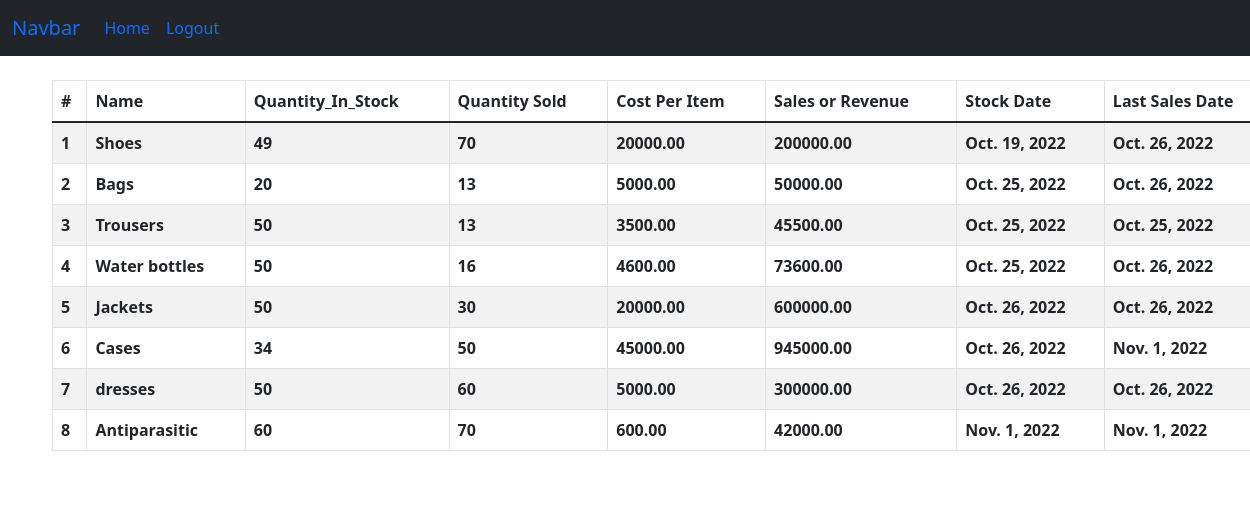
Screenshot of /inventory/ (signed in) with the database file from the repository.
### inventory/models.py (models this page shows, shortened)
class Inventory(models.Model):
    name=models.CharField(max_length=100,null='False',blank='False')
    cost_per_item=models.DecimalField(max_digits=18,decimal_places=2,null='False',blank='False')
    quantity_in_stock=models.IntegerField(null="False",blank="False")
    quantity_sold=models.IntegerField(null="False",blank="False")
    sales=models.DecimalField(max_digits=18,decimal_places=2,null='False',blank='False')
    stock_date=models.DateField(auto_now_add='True')
    last_sales_date=models.DateField(auto_now='True')

### inventory/views.py (the view)
# urls.py: path("",inventory_list,name="inventory_list"),
def inventory_list(request):
    inventories=Inventory.objects.all()
    context={
        "title":"Inventory list",
        "inventories":inventories
    }
    return render(request,"inventory/inventory_list.html",context=context)

### templates/inventory/inventory_list.html
{% extends '../layout.html' %}
{% block content  %}
<div class="content-section">
     <table class="table table-striped table-bordered table-hover">
        <thead class="thead-dark">
          <tr>
<th scope="col">#</th>
<th scope="col">Name </th>
<th scope="col"> Quantity_In_Stock</th>
<th scope="col"> Quantity Sold</th>
<th scope="col">Cost Per Item </th>
<th scope="col">Sales or Revenue </th>
<th scope="col">Stock Date </th>
<th scope="col">Last Sales Date </th>
</tr>
</thead>
<tbody>
{% for inventory in inventories %}
    <tr style="cursor: pointer;cursor:hand;">
        <th scope="row">{{ forloop.counter }}</th>
        <th scope="row">{{ inventory.name }}</th>
        <th scope="row">{{ inventory.quantity_in_stock }}</th>
        <th scope="row">{{ inventory.quantity_sold }}</th>
        <th scope="row">{{ inventory.cost_per_item }}</th>
        <th scope="row">{{ inventory.sales }}</th>
        <th scope="row">{{  inventory.stock_date}}</th>
        <th scope="row">{{  inventory.last_sales_date}}</th>
    </tr>
    {% endfor %}
</tbody>
        </table>
    </div>
{% endblock  %}

### statics/css/main.css (style rules this page uses)
body { background-color: rgb(245, 245, 245); }
.content-section { background: #fff; margin: 40px; padding: 1.5rem 1.5rem; border-radius: 10px; }

### rows the page displays
Inventory: name "Shoes", quantity_in_stock "49", quantity_sold "70", cost_per_item "20000.00", sales "200000.00", stock_date "Oct. 19, 2022", last_sales_date "Oct. 26, 2022"
Inventory: name "Bags", quantity_in_stock "20", quantity_sold "13", cost_per_item "5000.00", sales "50000.00", stock_date "Oct. 25, 2022", last_sales_date "Oct. 26, 2022"
Inventory: name "Trousers", quantity_in_stock "50", quantity_sold "13", cost_per_item "3500.00", sales "45500.00", stock_date "Oct. 25, 2022", last_sales_date "Oct. 25, 2022"
Inventory: name "Water bottles", quantity_in_stock "50", quantity_sold "16", cost_per_item "4600.00", sales "73600.00", stock_date "Oct. 25, 2022", last_sales_date "Oct. 26, 2022"
Inventory: name "Jackets", quantity_in_stock "50", quantity_sold "30", cost_per_item "20000.00", sales "600000.00", stock_date "Oct. 26, 2022", last_sales_date "Oct. 26, 2022"
Inventory: name "Cases", quantity_in_stock "34", quantity_sold "50", cost_per_item "45000.00", sales "945000.00", stock_date "Oct. 26, 2022", last_sales_date "Nov. 1, 2022"
Inventory: name "dresses", quantity_in_stock "50", quantity_sold "60", cost_per_item "5000.00", sales "300000.00", stock_date "Oct. 26, 2022", last_sales_date "Oct. 26, 2022"
Inventory: name "Antiparasitic", quantity_in_stock "60", quantity_sold "70", cost_per_item "600.00", sales "42000.00", stock_date "Nov. 1, 2022", last_sales_date "Nov. 1, 2022"
